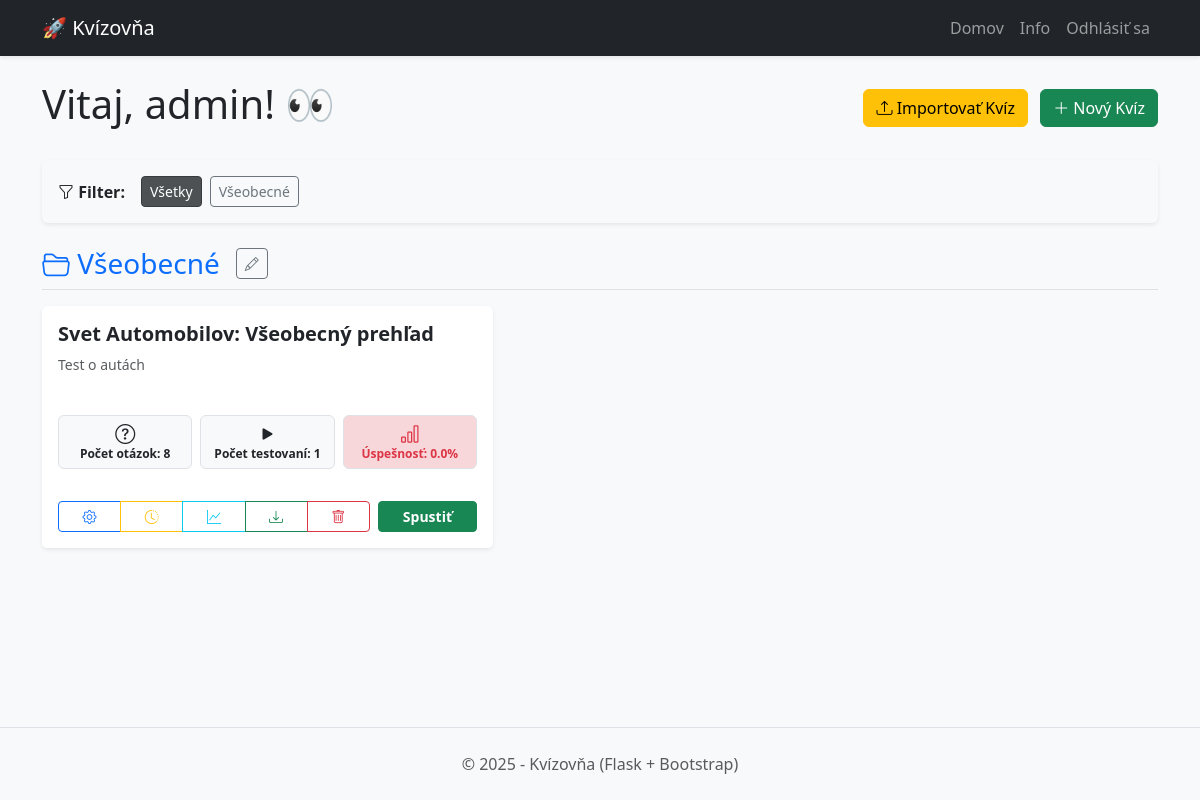
Page / (signed in) on the earlier database version.
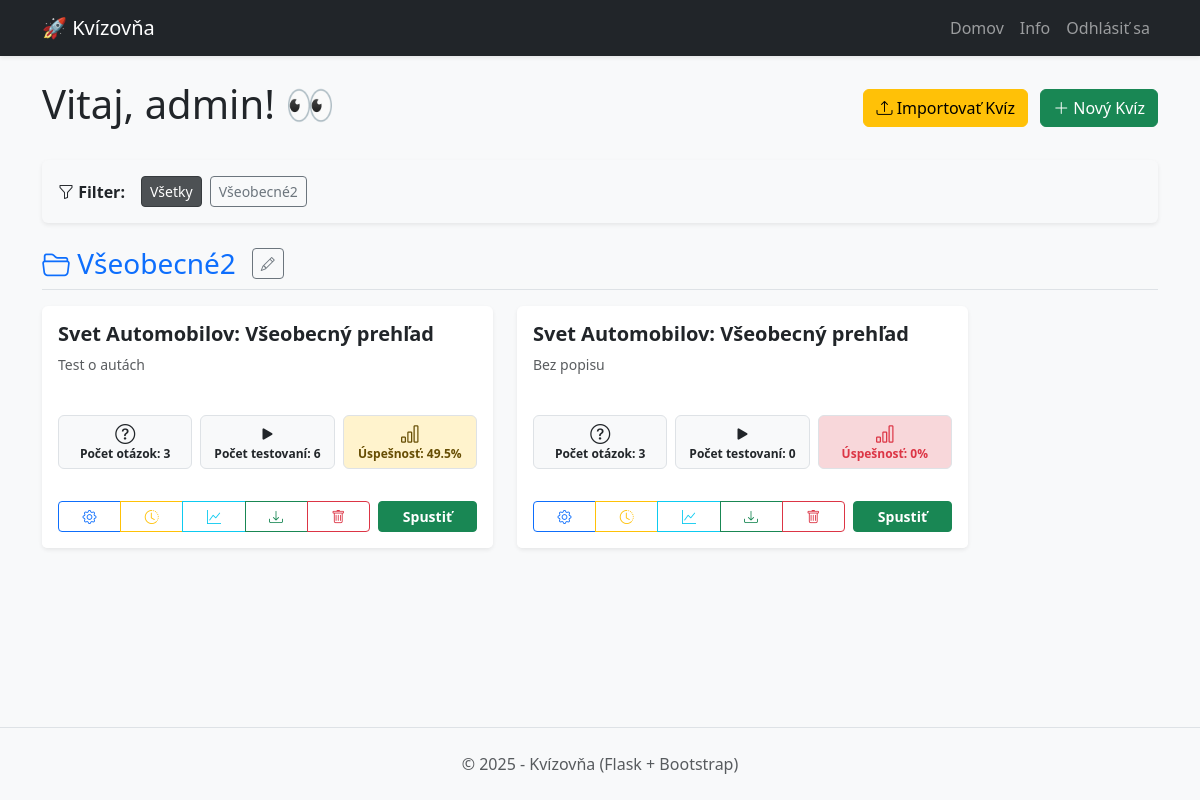
Same page on the later database version.
### app.py (models this page shows, shortened)
class Quiz(db.Model):
    id = db.Column(db.Integer, primary_key=True)
    title = db.Column(db.String(100), nullable=False)
    user_id = db.Column(db.Integer, db.ForeignKey('user.id'), nullable=False)
    category = db.Column(db.String(50), default='Všeobecné', nullable=False)
    description = db.Column(db.Text, nullable=True) # Popis kvízu
    time_limit_seconds = db.Column(db.Integer, default=0)
    time_per_question_seconds = db.Column(db.Integer, default=0)
    display_mode = db.Column(db.String(20), default='all_at_once')
    allow_backtracking = db.Column(db.Boolean, default=True) # Možnosť vrátiť sa späť
    strict_time_limit = db.Column(db.Boolean, default=True)
    shuffle_questions = db.Column(db.Boolean, default=False) # Premiešať otázky
    shuffle_options = db.Column(db.Boolean, default=False)   # Premiešať odpovede (ABCD)
    passing_score = db.Column(db.Integer, default=50) # Hranica úspešnosti v %
    show_explanations = db.Column(db.Boolean, default=True) # Zobraziť vysvetlenia po teste
    questions = db.relationship('Question', backref='quiz', lazy=True, cascade="all, delete-orphan")
    results = db.relationship('QuizResult', backref='quiz', lazy=True, cascade="all, delete-orphan")
    @property
    def total_attempts(self):
        return len(self.results)
    @property
    def avg_percentage(self):
        if not self.results:
            return 0
        total = sum(r.percentage for r in self.results)
        return round(total / len(self.results), 1)

class QuizResult(db.Model):
    id = db.Column(db.Integer, primary_key=True)
    score = db.Column(db.Integer, nullable=False)     # Získané body
    max_score = db.Column(db.Integer, nullable=False) # Maximálne možné body
    percentage = db.Column(db.Float, nullable=False)  # Percentuálna úspešnosť
    date_taken = db.Column(db.DateTime, default=datetime.utcnow) # Kedy to robil
    time_spent = db.Column(db.Integer, nullable=True)
    time_limit_seconds_snapshot = db.Column(db.Integer, default=0)
    display_mode_snapshot = db.Column(db.String(20), default='all_at_once')
    allow_backtracking_snapshot = db.Column(db.Boolean, default=True)
    user_id = db.Column(db.Integer, db.ForeignKey('user.id'), nullable=False)
    quiz_id = db.Column(db.Integer, db.ForeignKey('quiz.id'), nullable=False)
    user = db.relationship('User', backref='results', lazy=True)
    answers = db.relationship('UserAnswer', backref='quiz_result', lazy=True, cascade="all, delete-orphan")

### app.py (the view)
@app.route('/', methods=['GET', 'POST']) # Povolíme aj POST pre rýchle vytvorenie
def index():
    if not current_user.is_authenticated:
        return render_template('index.html', title="Vitajte")
    form = QuizForm()
    import_form = ImportQuizForm()
    if form.validate_on_submit():
        quiz = Quiz(title=form.title.data, category=form.category.data, author=current_user)
        db.session.add(quiz)
        db.session.commit()
        flash('Kvíz bol vytvorený! Teraz doň pridaj otázky.', 'success')
        return redirect(url_for('index')) # Refresh stránky
    my_quizzes = current_user.quizzes
    categories = sorted(list(set(q.category for q in my_quizzes)))
    return render_template('dashboard.html', title="Moje Kvízy", form=form, import_form=import_form, quizzes=my_quizzes, categories=categories)

### app.py (called while the page is built)
@login_manager.user_loader
def load_user(user_id):
    return User.query.get(int(user_id))

### templates/dashboard.html (shortened to what the changed rows need)
{% extends 'layout.html' %}
{% block content %}
<div class="row mb-4 align-items-center">
    <div class="col-md-6">
        <h1>Vitaj, {{ current_user.username }}! 👀</h1>
    </div>
</div>
{% if quizzes %}
<div class="card mb-4 border-0 shadow-sm bg-light">
    <div class="card-body py-3">
        <div class="d-flex align-items-center flex-wrap gap-2">
            <span class="fw-bold me-2"><i class="bi bi-funnel"></i> Filter:</span>
            <button class="btn btn-sm btn-dark filter-btn active" data-filter="all">Všetky</button>
            {% for category in categories %}
            <button class="btn btn-sm btn-outline-secondary filter-btn" data-filter="{{ category }}">
                {{ category }}
            </button>
            {% endfor %}
        </div>
    </div>
</div>
{% for category in categories %}
<div class="category-section mb-5" data-category="{{ category }}">
    <h3 class="border-bottom pb-2 mb-3 text-primary d-flex align-items-center">
        <span class="me-3"><i class="bi bi-folder2-open"></i> {{ category }}</span>
        <button class="btn btn-sm btn-outline-secondary rename-cat-btn" data-bs-toggle="modal"
            data-bs-target="#renameCategoryModal" data-oldname="{{ category }}" title="Premenovať kategóriu">
            <i class="bi bi-pencil"></i>
        </button>
    </h3>
    <div class="row">
        {% for quiz in quizzes if quiz.category == category %}
        <div class="col-md-5 mb-4">
            <div class="card h-100 shadow-sm border-0 hover-shadow transition">
                <div class="card-body d-flex flex-column">
                    <h5 class="card-title fw-bold text-truncate" title="{{ quiz.title }}">
                        {{ quiz.title }}
                    </h5>
                    <p class="card-text text-muted small flex-grow-1" style="max-height: 40px; overflow: hidden;">
                        {{ quiz.description | truncate(60) or "Bez popisu" }}
                    </p>
                    <div class="row g-2 mt-3 text-center">
                        <div class="col-4">
                            <span class="badge bg-light text-dark border w-100 py-2" title="Počet otázok">
                                <i class="bi bi-question-circle d-block mb-1 fs-5"></i>
                                Počet otázok: {{ quiz.questions|length }}
                            </span>
                        </div>
                        <div class="col-4">
                            <span class="badge bg-light text-dark border w-100 py-2" title="Počet spustení">
                                <i class="bi bi-play-fill d-block mb-1 fs-5"></i>
                                Počet testovaní: {{ quiz.total_attempts }}
                            </span>
                        </div>
                        <div class="col-4">
                            <span class="badge
                                        {% if quiz.avg_percentage >= (quiz.passing_score + 5) %}
                                            bg-success-subtle text-success
                                        {% elif quiz.avg_percentage >= (quiz.passing_score - 5) %}
                                            bg-warning-subtle text-warning-emphasis
                                        {% else %}
                                            bg-danger-subtle text-danger
                                        {% endif %}
                                        border w-100 py-2"
                                title="Priemerná úspešnosť (Hranica: {{ quiz.passing_score }}%)">
                                <i class="bi bi-bar-chart d-block mb-1 fs-5"></i>
                                Úspešnosť: {{ quiz.avg_percentage }}%
                            </span>
                        </div>
                    </div>
                </div>
                <div
                    class="card-footer bg-white border-top-0 d-flex justify-content-between align-items-center pb-3 pt-3">
                    <div class="btn-group w-100 me-2" role="group">
                        <a href="{{ url_for('manage_quiz_questions', quiz_id=quiz.id) }}"
                            class="btn btn-outline-primary btn-sm flex-fill" title="Upraviť">
                            <i class="bi bi-gear"></i>
                        </a>
                        <a href="{{ url_for('quiz_history', quiz_id=quiz.id) }}"
                            class="btn btn-outline-warning btn-sm flex-fill" title="História">
                            <i class="bi bi-clock-history"></i>
                        </a>
                        <a href="{{ url_for('manage_quiz_stats', quiz_id=quiz.id) }}"
                            class="btn btn-outline-info btn-sm flex-fill" title="Štatistiky">
                            <i class="bi bi-graph-up"></i>
                        </a>
                        <a href="{{ url_for('export_quiz', quiz_id=quiz.id) }}"
                            class="btn btn-outline-success btn-sm flex-fill" title="Export">
                            <i class="bi bi-download"></i>
                        </a>
                        <a href="{{ url_for('delete_quiz', quiz_id=quiz.id) }}"
                            class="btn btn-outline-danger btn-sm flex-fill" onclick="return confirm('Naozaj zmazať?');"
                            title="Zmazať">
                            <i class="bi bi-trash"></i>
                        </a>
                    </div>
                    <a href="{{ url_for('take_quiz', quiz_id=quiz.id) }}" class="btn btn-success btn-sm px-4 fw-bold">
                        Spustiť
                    </a>
                </div>
            </div>
        </div>
        {% endfor %}
    </div>
</div>
{% endfor %}
{% else %}
<div class="text-center py-5">
    <h3 class="text-muted">Zatiaľ nemáš žiadne kvízy.</h3>
    <p>Klikni na tlačidlo "Nový Kvíz" a vytvor prvý!</p>
</div>
{% endif %}
{% endblock %}

Differences in the rows shown:
changed Quiz "Test o autách": category "Všeobecné" → "Všeobecné2"; questions|length "8" → "3"; total_attempts "1" → "6"; passing_score 72 → 45 (drawn); avg_percentage "0.0" → "49.5"
added Quiz: title "Svet Automobilov: Všeobecný prehľad", description "Bez popisu", questions|length "3", total_attempts "0", avg_percentage "0", shown under "Všeobecné2"
